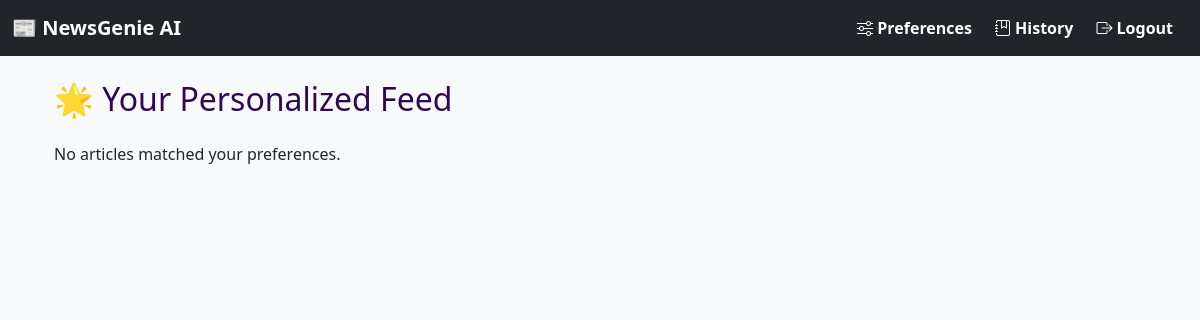
Before: /feed/ (signed in) with the older database file.
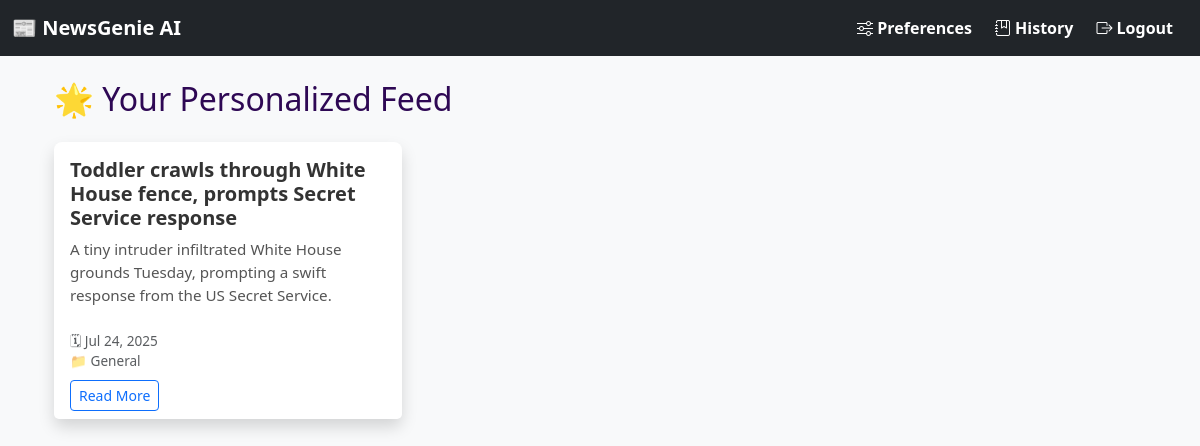
After: the same page with the newer database file.
### news/models.py (models this page shows, shortened)
class Article(models.Model):
    title = models.CharField(max_length=200)
    content = models.TextField()
    summary = models.TextField(blank=True, null=True)
    source_url = models.URLField()
    category = models.ForeignKey(Category, on_delete=models.CASCADE)
    published_date = models.DateTimeField(default=timezone.now)
    created_at = models.DateTimeField(auto_now_add=True)
    audio_file = models.FileField(upload_to='news_audio/', blank=True, null=True)
    link = models.URLField(max_length=500, unique=True, null=True, blank=True)
    source = models.CharField(max_length=100, default='Unknown')
    approved = models.BooleanField(default=False)
    class Meta:
        ordering = ['-published_date']

class Category(models.Model):
    name = models.CharField(max_length=100)
    description = models.TextField(blank=True)
    class Meta:
        verbose_name_plural = "Categories"

### news/views.py (the view)
# urls.py: path('feed/', views.personalized_feed, name='personalized_feed'),
@login_required
def personalized_feed(request):
    try:
        preferences = request.user.userpreference.categories.all()
        articles = Article.objects.filter(category__in=preferences, approved=True).order_by('-created_at')
    except UserPreference.DoesNotExist:
        articles = Article.objects.none()
    paginator = Paginator(articles, 6)
    page_number = request.GET.get('page')
    page_obj = paginator.get_page(page_number)
    return render(request, 'news/personalized_feed.html', {
        'articles': page_obj,
        'page_obj': page_obj
    })

### templates/news/personalized_feed.html (shortened to what this page needs)
{% extends 'base.html' %}
{% block content %}
<div class="container mt-4">
    <h2 class="mb-4">🌟 Your Personalized Feed</h2>
    {% if page_obj %}
    <div class="row row-cols-1 row-cols-md-3 g-4">
        {% for article in page_obj %}
        <div class="col">
            <div class="card h-100 shadow rounded-3 border-0">
                <div class="card-body">
                    <h5 class="card-title">{{ article.title }}</h5>
                    <p class="card-text">{{ article.summary|truncatewords:25 }}</p>
                </div>
                <div class="card-footer bg-white border-top-0 text-muted small">
                    <span>🗓 {{ article.created_at|date:"M d, Y" }}</span><br>
                    <span>📁 {{ article.category.name }}</span><br>
                    <a href="{% url 'article_detail' article.pk %}" class="btn btn-sm btn-outline-primary mt-2">Read More</a>
                </div>
            </div>
        </div>
        {% empty %}
        <div class="col-12">
            <p>No personalized articles found.</p>
        </div>
        {% endfor %}
    </div>
    {% else %}
        <p>No articles matched your preferences.</p>
    {% endif %}
</div>
{% endblock %}

Changed rows visible on the page:
added Article: title "Toddler crawls through White House fence, prompts Secret Service response", summary "A tiny intruder infiltrated White House grounds Tuesday, prompting a swift response from the US Secret Service.", created_at "Jul 24, 2025", category.name "General"
Other visible differences:
text no longer shown: "No articles matched your preferences."
